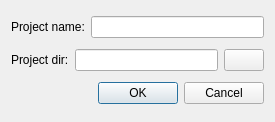
<?xml version="1.0" encoding="UTF-8"?>
<ui version="4.0">
 <class>NewProjectDialog</class>
 <widget class="QDialog" name="NewProjectDialog">
  <property name="geometry">
   <rect>
    <x>0</x>
    <y>0</y>
    <width>275</width>
    <height>122</height>
   </rect>
  </property>
  <property name="windowTitle">
   <string>Create new project</string>
  </property>
  <layout class="QVBoxLayout" name="verticalLayout">
   <item>
    <layout class="QHBoxLayout" name="horizontalLayout">
     <item>
      <widget class="QLabel" name="label">
       <property name="text">
        <string>Project name:</string>
       </property>
      </widget>
     </item>
     <item>
      <widget class="QLineEdit" name="ProjectNameLineEdit"/>
     </item>
    </layout>
   </item>
   <item>
    <layout class="QHBoxLayout" name="horizontalLayout_2">
     <item>
      <widget class="QLabel" name="label_2">
       <property name="text">
        <string>Project dir:</string>
       </property>
      </widget>
     </item>
     <item>
      <widget class="QLineEdit" name="ProjectDirLineEdit"/>
     </item>
     <item>
      <widget class="QPushButton" name="SelectDirButton">
       <property name="text">
        <string/>
       </property>
       <property name="icon">
        <iconset resource="../../playground.qrc">
         <normaloff>:/images/folder.png</normaloff>:/images/folder.png</iconset>
       </property>
      </widget>
     </item>
    </layout>
   </item>
   <item>
    <widget class="QDialogButtonBox" name="buttonBox">
     <property name="orientation">
      <enum>Qt::Horizontal</enum>
     </property>
     <property name="standardButtons">
      <set>QDialogButtonBox::Cancel|QDialogButtonBox::Ok</set>
     </property>
    </widget>
   </item>
  </layout>
 </widget>
 <resources>
  <include location="../../playground.qrc"/>
 </resources>
 <connections>
  <connection>
   <sender>buttonBox</sender>
   <signal>accepted()</signal>
   <receiver>NewProjectDialog</receiver>
   <slot>createProject()</slot>
   <hints>
    <hint type="sourcelabel">
     <x>257</x>
     <y>134</y>
    </hint>
    <hint type="destinationlabel">
     <x>157</x>
     <y>114</y>
    </hint>
   </hints>
  </connection>
  <connection>
   <sender>buttonBox</sender>
   <signal>rejected()</signal>
   <receiver>NewProjectDialog</receiver>
   <slot>reject()</slot>
   <hints>
    <hint type="sourcelabel">
     <x>325</x>
     <y>134</y>
    </hint>
    <hint type="destinationlabel">
     <x>286</x>
     <y>114</y>
    </hint>
   </hints>
  </connection>
  <connection>
   <sender>SelectDirButton</sender>
   <signal>clicked()</signal>
   <receiver>NewProjectDialog</receiver>
   <slot>openDir()</slot>
   <hints>
    <hint type="sourcelabel">
     <x>493</x>
     <y>66</y>
    </hint>
    <hint type="destinationlabel">
     <x>254</x>
     <y>48</y>
    </hint>
   </hints>
  </connection>
 </connections>
 <slots>
  <slot>openDir()</slot>
  <slot>createProject()</slot>
 </slots>
</ui>
